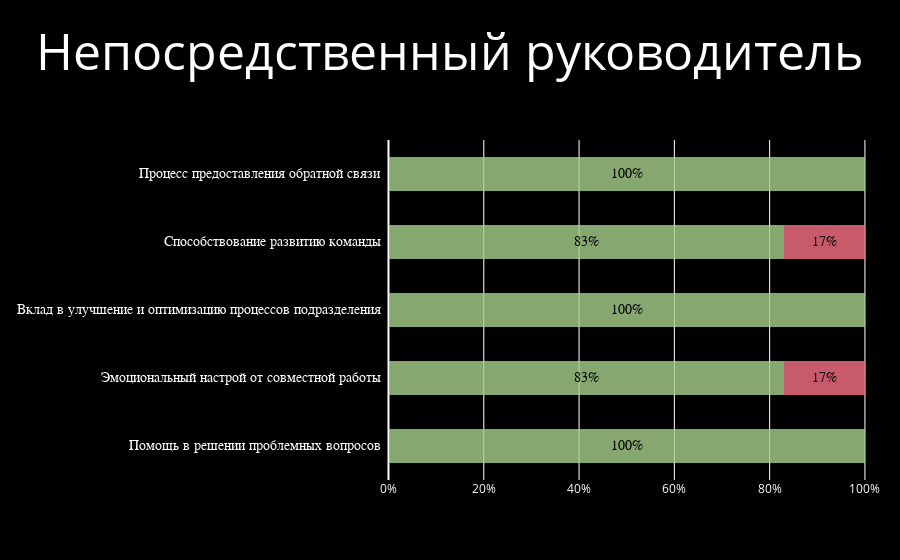

Source (notebook cell):
### Code cell
collector.create_plot("Губин Павел","Непосредственный руководитель")

### Figure 1 — Plotly figure (JSON) as saved in the notebook; plotly's stock layout.template omitted (floating-point values rounded to 4 significant figures)
{"data": [{"marker": {"color": "rgba(168,209,141,0.8)", "line": {"width": 0}}, "orientation": "h", "type": "bar", "width": 0.5, "x": [1], "y": ["Помощь в решении проблемных вопросов"]}, {"marker": {"color": "rgba(168,209,141,0.8)", "line": {"width": 0}}, "orientation": "h", "type": "bar", "width": 0.5, "x": [0.83], "y": ["Эмоциональный настрой от совместной работы"]}, {"marker": {"color": "rgba(168,209,141,0.8)", "line": {"width": 0}}, "orientation": "h", "type": "bar", "width": 0.5, "x": [1], "y": ["Вклад в улучшение и оптимизацию процессов подразделения"]}, {"marker": {"color": "rgba(168,209,141,0.8)", "line": {"width": 0}}, "orientation": "h", "type": "bar", "width": 0.5, "x": [0.83], "y": ["Способствование развитию команды"]}, {"marker": {"color": "rgba(168,209,141,0.8)", "line": {"width": 0}}, "orientation": "h", "type": "bar", "width": 0.5, "x": [1], "y": ["Процесс предоставления обратной связи"]}, {"marker": {"color": "rgba(251,114,134,0.8)", "line": {"width": 0}}, "orientation": "h", "type": "bar", "width": 0.5, "x": [0], "y": ["Помощь в решении проблемных вопросов"]}, {"marker": {"color": "rgba(251,114,134,0.8)", "line": {"width": 0}}, "orientation": "h", "type": "bar", "width": 0.5, "x": [0.17], "y": ["Эмоциональный настрой от совместной работы"]}, {"marker": {"color": "rgba(251,114,134,0.8)", "line": {"width": 0}}, "orientation": "h", "type": "bar", "width": 0.5, "x": [0], "y": ["Вклад в улучшение и оптимизацию процессов подразделения"]}, {"marker": {"color": "rgba(251,114,134,0.8)", "line": {"width": 0}}, "orientation": "h", "type": "bar", "width": 0.5, "x": [0.17], "y": ["Способствование развитию команды"]}, {"marker": {"color": "rgba(251,114,134,0.8)", "line": {"width": 0}}, "orientation": "h", "type": "bar", "width": 0.5, "x": [0], "y": ["Процесс предоставления обратной связи"]}], "layout": {"annotations": [{"align": "right", "font": {"color": "rgb(255, 255, 255)", "family": "Arial", "size": 14}, "showarrow": false, "text": "Помощь в решении проблемных вопросов", "x": 0.14, "xanchor": "right", "xref": "paper", "y": "Помощь в решении проблемных вопросов", "yref": "y"}, {"font": {"color": "rgb(0, 0, 0)", "family": "Arial", "size": 14}, "showarrow": false, "text": "100%", "x": 0.5, "xref": "x", "y": "Помощь в решении проблемных вопросов", "yref": "y"}, {"align": "right", "font": {"color": "rgb(255, 255, 255)", "family": "Arial", "size": 14}, "showarrow": false, "text": "Эмоциональный настрой от совместной работы", "x": 0.14, "xanchor": "right", "xref": "paper", "y": "Эмоциональный настрой от совместной работы", "yref": "y"}, {"font": {"color": "rgb(0, 0, 0)", "family": "Arial", "size": 14}, "showarrow": false, "text": "83%", "x": 0.415, "xref": "x", "y": "Эмоциональный настрой от совместной работы", "yref": "y"}, {"font": {"color": "rgb(0, 0, 0)", "family": "Arial", "size": 14}, "showarrow": false, "text": "17%", "x": 0.915, "xref": "x", "y": "Эмоциональный настрой от совместной работы", "yref": "y"}, {"align": "right", "font": {"color": "rgb(255, 255, 255)", "family": "Arial", "size": 14}, "showarrow": false, "text": "Вклад в улучшение и оптимизацию процессов подразделения", "x": 0.14, "xanchor": "right", "xref": "paper", "y": "Вклад в улучшение и оптимизацию процессов подразделения", "yref": "y"}, {"font": {"color": "rgb(0, 0, 0)", "family": "Arial", "size": 14}, "showarrow": false, "text": "100%", "x": 0.5, "xref": "x", "y": "Вклад в улучшение и оптимизацию процессов подразделения", "yref": "y"}, {"align": "right", "font": {"color": "rgb(255, 255, 255)", "family": "Arial", "size": 14}, "showarrow": false, "text": "Способствование развитию команды", "x": 0.14, "xanchor": "right", "xref": "paper", "y": "Способствование развитию команды", "yref": "y"}, {"font": {"color": "rgb(0, 0, 0)", "family": "Arial", "size": 14}, "showarrow": false, "text": "83%", "x": 0.415, "xref": "x", "y": "Способствование развитию команды", "yref": "y"}, {"font": {"color": "rgb(0, 0, 0)", "family": "Arial", "size": 14}, "showarrow": false, "text": "17%", "x": 0.915, "xref": "x", "y": "Способствование развитию команды", "yref": "y"}, {"align": "right", "font": {"color": "rgb(255, 255, 255)", "family": "Arial", "size": 14}, "showarrow": false, "text": "Процесс предоставления обратной связи", "x": 0.14, "xanchor": "right", "xref": "paper", "y": "Процесс предоставления обратной связи", "yref": "y"}, {"font": {"color": "rgb(0, 0, 0)", "family": "Arial", "size": 14}, "showarrow": false, "text": "100%", "x": 0.5, "xref": "x", "y": "Процесс предоставления обратной связи", "yref": "y"}], "barmode": "stack", "margin": {"b": 80, "l": 300, "r": 10, "t": 140}, "paper_bgcolor": "rgb(0, 0, 0)", "plot_bgcolor": "rgb(0, 0, 0)", "showlegend": false, "title": {"font": {"color": "rgb(255, 255, 255)", "size": 50}, "text": "Непосредственный руководитель", "x": 0.5}, "xaxis": {"color": "white", "domain": [0.15, 1], "showgrid": true, "showline": false, "showticklabels": true, "tickformat": "0.00%", "zeroline": true}, "yaxis": {"showgrid": false, "showline": false, "showticklabels": false, "zeroline": false}}}
